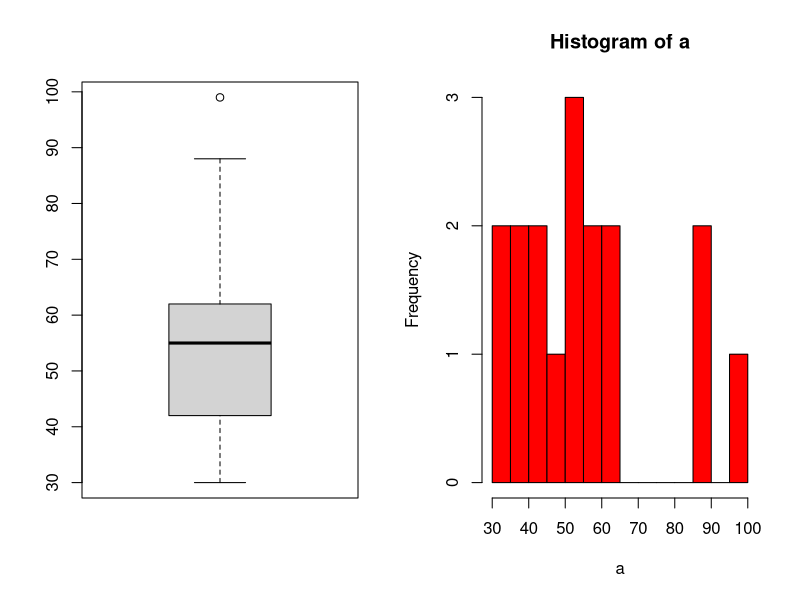
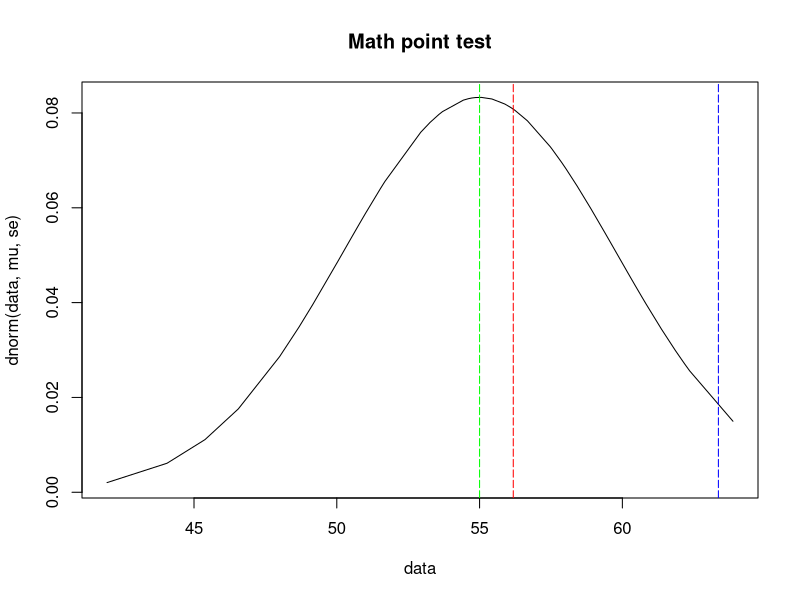

Recreate these plots in R, in order.
install.packages("psych")
a <- c(58, 49, 39, 99, 32, 88, 62, 30, 55, 65, 44, 55, 57, 53, 88, 42, 39)
str(a)
library(psych)
describe(a)
opar <- par(no.readonly = T)
par(mfrow=c(1,2))
boxplot(a)
hist(a,breaks = 10,col="red")
par(opar)
t.test(a, alternative = "greater",mu=55, conf.level = 0.95)
mu=55
se=4.79
inter = qt(p=0.05, df = 16, lower.tail = F)
data <- rnorm(55,mu,se)
data <- sort(data)
plot(data, dnorm(data,mu,se),type ='l',main="Math point test")
abline(v=mu, col="green",lty=5)
abline(v=mu+inter*se, col="blue",lty=5)
abline(v=56.18, col="red",lty=5)

